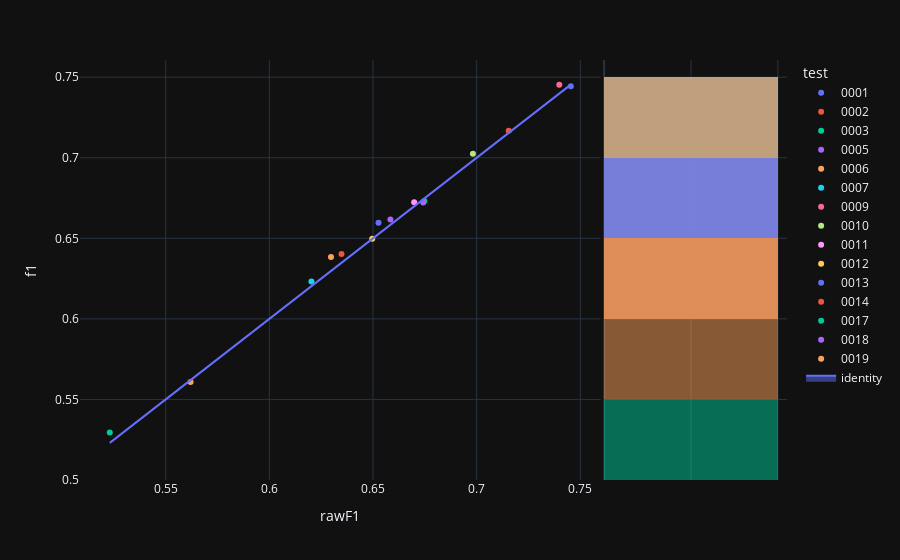

Source (notebook cell):
### Code cell
fig=px.scatter(experimentModels,x='rawF1',y='f1',color='test',hover_name='modelId', marginal_y="histogram")
fig.add_trace(
    go.Scatter(x=experimentModels['rawF1'], y=experimentModels['rawF1'], name="identity", mode='lines',fill="toself")
)
fig.show()

### Figure 1 — Plotly figure (JSON) as saved in the notebook; plotly's stock layout.template omitted (floating-point values rounded to 4 significant figures)
{"data": [{"hovertemplate": "<b>%{hovertext}</b><br><br>test=0001<br>rawF1=%{x}<br>f1=%{y}<extra></extra>", "hovertext": ["bdbdfc7b-0c97-484c-b4e9-70e698d9b353"], "legendgroup": "0001", "marker": {"color": "#636efa", "symbol": "circle"}, "mode": "markers", "name": "0001", "orientation": "v", "showlegend": true, "x": [0.7454], "xaxis": "x", "y": [0.7444], "yaxis": "y", "type": "scatter"}, {"alignmentgroup": "True", "bingroup": "y", "hovertemplate": "test=0001<br>f1=%{y}<br>count=%{x}<extra></extra>", "legendgroup": "0001", "marker": {"color": "#636efa"}, "name": "0001", "offsetgroup": "0001", "opacity": 0.5, "showlegend": false, "xaxis": "x2", "y": [0.7444], "yaxis": "y2", "type": "histogram"}, {"hovertemplate": "<b>%{hovertext}</b><br><br>test=0002<br>rawF1=%{x}<br>f1=%{y}<extra></extra>", "hovertext": ["bae09da0-598a-46ed-b46a-553a9d1de380"], "legendgroup": "0002", "marker": {"color": "#EF553B", "symbol": "circle"}, "mode": "markers", "name": "0002", "orientation": "v", "showlegend": true, "x": [0.7155], "xaxis": "x", "y": [0.7168], "yaxis": "y", "type": "scatter"}, {"alignmentgroup": "True", "bingroup": "y", "hovertemplate": "test=0002<br>f1=%{y}<br>count=%{x}<extra></extra>", "legendgroup": "0002", "marker": {"color": "#EF553B"}, "name": "0002", "offsetgroup": "0002", "opacity": 0.5, "showlegend": false, "xaxis": "x2", "y": [0.7168], "yaxis": "y2", "type": "histogram"}, {"hovertemplate": "<b>%{hovertext}</b><br><br>test=0003<br>rawF1=%{x}<br>f1=%{y}<extra></extra>", "hovertext": ["2c77d9d9-8a36-4e76-ac92-65f9318bd100"], "legendgroup": "0003", "marker": {"color": "#00cc96", "symbol": "circle"}, "mode": "markers", "name": "0003", "orientation": "v", "showlegend": true, "x": [0.523], "xaxis": "x", "y": [0.5294], "yaxis": "y", "type": "scatter"}, {"alignmentgroup": "True", "bingroup": "y", "hovertemplate": "test=0003<br>f1=%{y}<br>count=%{x}<extra></extra>", "legendgroup": "0003", "marker": {"color": "#00cc96"}, "name": "0003", "offsetgroup": "0003", "opacity": 0.5, "showlegend": false, "xaxis": "x2", "y": [0.5294], "yaxis": "y2", "type": "histogram"}, {"hovertemplate": "<b>%{hovertext}</b><br><br>test=0005<br>rawF1=%{x}<br>f1=%{y}<extra></extra>", "hovertext": ["dc49a81b-fa55-4b8e-989b-e40bd13a4302"], "legendgroup": "0005", "marker": {"color": "#ab63fa", "symbol": "circle"}, "mode": "markers", "name": "0005", "orientation": "v", "showlegend": true, "x": [0.6584], "xaxis": "x", "y": [0.6616], "yaxis": "y", "type": "scatter"}, {"alignmentgroup": "True", "bingroup": "y", "hovertemplate": "test=0005<br>f1=%{y}<br>count=%{x}<extra></extra>", "legendgroup": "0005", "marker": {"color": "#ab63fa"}, "name": "0005", "offsetgroup": "0005", "opacity": 0.5, "showlegend": false, "xaxis": "x2", "y": [0.6616], "yaxis": "y2", "type": "histogram"}, {"hovertemplate": "<b>%{hovertext}</b><br><br>test=0006<br>rawF1=%{x}<br>f1=%{y}<extra></extra>", "hovertext": ["3d3c90d6-8d87-4dd0-85ec-9eedee1565cb"], "legendgroup": "0006", "marker": {"color": "#FFA15A", "symbol": "circle"}, "mode": "markers", "name": "0006", "orientation": "v", "showlegend": true, "x": [0.562], "xaxis": "x", "y": [0.5608], "yaxis": "y", "type": "scatter"}, {"alignmentgroup": "True", "bingroup": "y", "hovertemplate": "test=0006<br>f1=%{y}<br>count=%{x}<extra></extra>", "legendgroup": "0006", "marker": {"color": "#FFA15A"}, "name": "0006", "offsetgroup": "0006", "opacity": 0.5, "showlegend": false, "xaxis": "x2", "y": [0.5608], "yaxis": "y2", "type": "histogram"}, {"hovertemplate": "<b>%{hovertext}</b><br><br>test=0007<br>rawF1=%{x}<br>f1=%{y}<extra></extra>", "hovertext": ["6622a394-926c-45ad-a0f5-eb1def948317"], "legendgroup": "0007", "marker": {"color": "#19d3f3", "symbol": "circle"}, "mode": "markers", "name": "0007", "orientation": "v", "showlegend": true, "x": [0.6203], "xaxis": "x", "y": [0.6232], "yaxis": "y", "type": "scatter"}, {"alignmentgroup": "True", "bingroup": "y", "hovertemplate": "test=0007<br>f1=%{y}<br>count=%{x}<extra></extra>", "legendgroup": "0007", "marker": {"color": "#19d3f3"}, "name": "0007", "offsetgroup": "0007", "opacity": 0.5, "showlegend": false, "xaxis": "x2", "y": [0.6232], "yaxis": "y2", "type": "histogram"}, {"hovertemplate": "<b>%{hovertext}</b><br><br>test=0009<br>rawF1=%{x}<br>f1=%{y}<extra></extra>", "hovertext": ["91153884-8b2d-49a1-86cd-386a1add8f8e"], "legendgroup": "0009", "marker": {"color": "#FF6692", "symbol": "circle"}, "mode": "markers", "name": "0009", "orientation": "v", "showlegend": true, "x": [0.7399], "xaxis": "x", "y": [0.7453], "yaxis": "y", "type": "scatter"}, {"alignmentgroup": "True", "bingroup": "y", "hovertemplate": "test=0009<br>f1=%{y}<br>count=%{x}<extra></extra>", "legendgroup": "0009", "marker": {"color": "#FF6692"}, "name": "0009", "offsetgroup": "0009", "opacity": 0.5, "showlegend": false, "xaxis": "x2", "y": [0.7453], "yaxis": "y2", "type": "histogram"}, {"hovertemplate": "<b>%{hovertext}</b><br><br>test=0010<br>rawF1=%{x}<br>f1=%{y}<extra></extra>", "hovertext": ["672f9a5b-bab6-4a47-8889-b20041f97fe8"], "legendgroup": "0010", "marker": {"color": "#B6E880", "symbol": "circle"}, "mode": "markers", "name": "0010", "orientation": "v", "showlegend": true, "x": [0.6982], "xaxis": "x", "y": [0.7025], "yaxis": "y", "type": "scatter"}, {"alignmentgroup": "True", "bingroup": "y", "hovertemplate": "test=0010<br>f1=%{y}<br>count=%{x}<extra></extra>", "legendgroup": "0010", "marker": {"color": "#B6E880"}, "name": "0010", "offsetgroup": "0010", "opacity": 0.5, "showlegend": false, "xaxis": "x2", "y": [0.7025], "yaxis": "y2", "type": "histogram"}, {"hovertemplate": "<b>%{hovertext}</b><br><br>test=0011<br>rawF1=%{x}<br>f1=%{y}<extra></extra>", "hovertext": ["98885354-4ef8-4d7f-b64d-8fb9a1edc578"], "legendgroup": "0011", "marker": {"color": "#FF97FF", "symbol": "circle"}, "mode": "markers", "name": "0011", "orientation": "v", "showlegend": true, "x": [0.6699], "xaxis": "x", "y": [0.6724], "yaxis": "y", "type": "scatter"}, {"alignmentgroup": "True", "bingroup": "y", "hovertemplate": "test=0011<br>f1=%{y}<br>count=%{x}<extra></extra>", "legendgroup": "0011", "marker": {"color": "#FF97FF"}, "name": "0011", "offsetgroup": "0011", "opacity": 0.5, "showlegend": false, "xaxis": "x2", "y": [0.6724], "yaxis": "y2", "type": "histogram"}, {"hovertemplate": "<b>%{hovertext}</b><br><br>test=0012<br>rawF1=%{x}<br>f1=%{y}<extra></extra>", "hovertext": ["39389298-e7f5-4de1-9dc7-bcf9a95245bd"], "legendgroup": "0012", "marker": {"color": "#FECB52", "symbol": "circle"}, "mode": "markers", "name": "0012", "orientation": "v", "showlegend": true, "x": [0.6496], "xaxis": "x", "y": [0.6497], "yaxis": "y", "type": "scatter"}, {"alignmentgroup": "True", "bingroup": "y", "hovertemplate": "test=0012<br>f1=%{y}<br>count=%{x}<extra></extra>", "legendgroup": "0012", "marker": {"color": "#FECB52"}, "name": "0012", "offsetgroup": "0012", "opacity": 0.5, "showlegend": false, "xaxis": "x2", "y": [0.6497], "yaxis": "y2", "type": "histogram"}, {"hovertemplate": "<b>%{hovertext}</b><br><br>test=0013<br>rawF1=%{x}<br>f1=%{y}<extra></extra>", "hovertext": ["6843077b-61cf-42ad-93b6-b05a4e571941"], "legendgroup": "0013", "marker": {"color": "#636efa", "symbol": "circle"}, "mode": "markers", "name": "0013", "orientation": "v", "showlegend": true, "x": [0.6527], "xaxis": "x", "y": [0.6596], "yaxis": "y", "type": "scatter"}, {"alignmentgroup": "True", "bingroup": "y", "hovertemplate": "test=0013<br>f1=%{y}<br>count=%{x}<extra></extra>", "legendgroup": "0013", "marker": {"color": "#636efa"}, "name": "0013", "offsetgroup": "0013", "opacity": 0.5, "showlegend": false, "xaxis": "x2", "y": [0.6596], "yaxis": "y2", "type": "histogram"}, {"hovertemplate": "<b>%{hovertext}</b><br><br>test=0014<br>rawF1=%{x}<br>f1=%{y}<extra></extra>", "hovertext": ["2d6d22a0-446c-4062-a7c7-ddfb9c121e52"], "legendgroup": "0014", "marker": {"color": "#EF553B", "symbol": "circle"}, "mode": "markers", "name": "0014", "orientation": "v", "showlegend": true, "x": [0.6348], "xaxis": "x", "y": [0.6403], "yaxis": "y", "type": "scatter"}, {"alignmentgroup": "True", "bingroup": "y", "hovertemplate": "test=0014<br>f1=%{y}<br>count=%{x}<extra></extra>", "legendgroup": "0014", "marker": {"color": "#EF553B"}, "name": "0014", "offsetgroup": "0014", "opacity": 0.5, "showlegend": false, "xaxis": "x2", "y": [0.6403], "yaxis": "y2", "type": "histogram"}, {"hovertemplate": "<b>%{hovertext}</b><br><br>test=0017<br>rawF1=%{x}<br>f1=%{y}<extra></extra>", "hovertext": ["b19207a8-f284-4643-bfe5-58df44b2ec11"], "legendgroup": "0017", "marker": {"color": "#00cc96", "symbol": "circle"}, "mode": "markers", "name": "0017", "orientation": "v", "showlegend": true, "x": [0.6747], "xaxis": "x", "y": [0.6732], "yaxis": "y", "type": "scatter"}, {"alignmentgroup": "True", "bingroup": "y", "hovertemplate": "test=0017<br>f1=%{y}<br>count=%{x}<extra></extra>", "legendgroup": "0017", "marker": {"color": "#00cc96"}, "name": "0017", "offsetgroup": "0017", "opacity": 0.5, "showlegend": false, "xaxis": "x2", "y": [0.6732], "yaxis": "y2", "type": "histogram"}, {"hovertemplate": "<b>%{hovertext}</b><br><br>test=0018<br>rawF1=%{x}<br>f1=%{y}<extra></extra>", "hovertext": ["4d651825-f7a4-4075-be43-51c1d02ded72"], "legendgroup": "0018", "marker": {"color": "#ab63fa", "symbol": "circle"}, "mode": "markers", "name": "0018", "orientation": "v", "showlegend": true, "x": [0.6742], "xaxis": "x", "y": [0.6722], "yaxis": "y", "type": "scatter"}, {"alignmentgroup": "True", "bingroup": "y", "hovertemplate": "test=0018<br>f1=%{y}<br>count=%{x}<extra></extra>", "legendgroup": "0018", "marker": {"color": "#ab63fa"}, "name": "0018", "offsetgroup": "0018", "opacity": 0.5, "showlegend": false, "xaxis": "x2", "y": [0.6722], "yaxis": "y2", "type": "histogram"}, {"hovertemplate": "<b>%{hovertext}</b><br><br>test=0019<br>rawF1=%{x}<br>f1=%{y}<extra></extra>", "hovertext": ["b6859196-b916-4b6c-9f63-b132c50cd41d"], "legendgroup": "0019", "marker": {"color": "#FFA15A", "symbol": "circle"}, "mode": "markers", "name": "0019", "orientation": "v", "showlegend": true, "x": [0.6297], "xaxis": "x", "y": [0.6384], "yaxis": "y", "type": "scatter"}, {"alignmentgroup": "True", "bingroup": "y", "hovertemplate": "test=0019<br>f1=%{y}<br>count=%{x}<extra></extra>", "legendgroup": "0019", "marker": {"color": "#FFA15A"}, "name": "0019", "offsetgroup": "0019", "opacity": 0.5, "showlegend": false, "xaxis": "x2", "y": [0.6384], "yaxis": "y2", "type": "histogram"}, {"fill": "toself", "mode": "lines", "name": "identity", "x": [0.7454, 0.7155, 0.523, 0.6584, 0.562, 0.6203, 0.7399, 0.6982, 0.6699, 0.6496, 0.6527, 0.6348, 0.6747, 0.6742, 0.6297], "y": [0.7454, 0.7155, 0.523, 0.6584, 0.562, 0.6203, 0.7399, 0.6982, 0.6699, 0.6496, 0.6527, 0.6348, 0.6747, 0.6742, 0.6297], "type": "scatter"}], "layout": {"xaxis": {"anchor": "y", "domain": [0.0, 0.7363], "title": {"text": "rawF1"}}, "yaxis": {"anchor": "x", "domain": [0.0, 1.0], "title": {"text": "f1"}}, "xaxis2": {"anchor": "y2", "domain": [0.7413, 1.0], "matches": "x2", "showticklabels": false, "showline": false, "ticks": "", "showgrid": true}, "yaxis2": {"anchor": "x2", "domain": [0.0, 1.0], "matches": "y", "showticklabels": false, "showgrid": true}, "legend": {"title": {"text": "test"}, "tracegroupgap": 0}, "margin": {"t": 60}, "barmode": "overlay"}}
